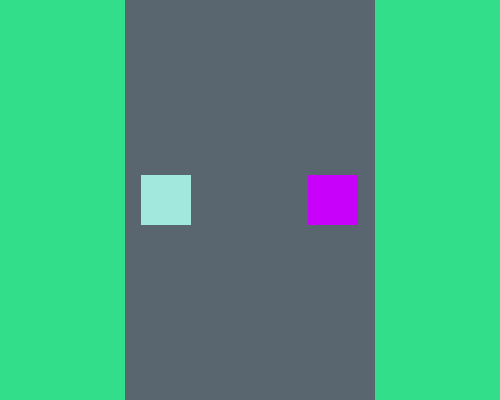
Frame 1 (no input)
Frame 60 (the mouse pressed at the canvas centre just before this capture): identical to frame 1, image omitted
Frame 120 (the mouse held since frame 60 and released just before this capture): identical to frame 1, image omitted

The Processing sketch that drew this single still picture (run headless with seeded random() and noise(); from frame 60 on, the mouse is pressed at the canvas centre):

// Processing sketch: CarsWithMethods
// ── CarsWithMethods.pde
/**
 * An example of using abstractions
 * Two cars. We will make them move!
 * @author 
 */

//constants for the colours
final color GRASS_COLOUR = #32de8a;
final color ROAD_COLOUR = #59656f;
final color CAR1 = #A2E8DD;
final color CAR2 = #C802FA;

void setup()
{
  size(500, 400);
  rectMode(CENTER);
}

void draw()
{
  background(GRASS_COLOUR);
  
  //road
  fill(ROAD_COLOUR);
  noStroke();
  
  rect(width/2, height/2, width/2, height);
  
  //car 1
  drawCar(width/3, height/2, CAR1);
  
  //car 2
  drawCar(width*2/3, height/2, CAR2);
}

/**
 * draws a silly little car with four square wheels. Each car
 * differs in position and colour
 * @param x  the centre x-value of the car
 * @param y  the centre y-value of the car
 * @param fillColour  the main body colour
 */
void drawCar(int x, int y, color fillColour)
{
  //create constants for the different aspects of the car.
  //not needed by the rest of the program so made local
  final int WHEEL_SIZE = 20;
  final int CAR_SIZE = 50;
  final int WHEEL_OFFSET = CAR_SIZE/4;
  
  //tires
  fill(0);
  rect(x-WHEEL_OFFSET, y-WHEEL_OFFSET, WHEEL_SIZE, WHEEL_SIZE);  //top left wheel
  rect(x+WHEEL_OFFSET, y-WHEEL_OFFSET, WHEEL_SIZE, WHEEL_SIZE);  //top right wheel
  rect(x-WHEEL_OFFSET, y+WHEEL_OFFSET, WHEEL_SIZE, WHEEL_SIZE);  //bottom left
  rect(x+WHEEL_OFFSET, y+WHEEL_OFFSET, WHEEL_SIZE, WHEEL_SIZE);  //bottome right
  
  //body
  fill(fillColour);
  rect(x, y, CAR_SIZE, CAR_SIZE);    
}
